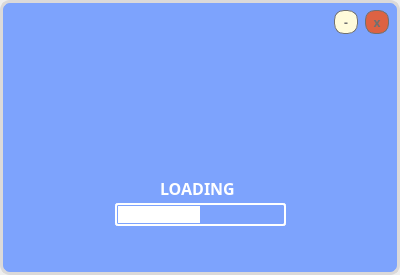
<?xml version="1.0" encoding="UTF-8"?>
<ui version="4.0">
 <class>LoadingWindow</class>
 <widget class="QWidget" name="LoadingWindow">
  <property name="geometry">
   <rect>
    <x>0</x>
    <y>0</y>
    <width>400</width>
    <height>275</height>
   </rect>
  </property>
  <property name="windowTitle">
   <string>Form</string>
  </property>
  <widget class="QProgressBar" name="progressBar">
   <property name="geometry">
    <rect>
     <x>115</x>
     <y>203</y>
     <width>171</width>
     <height>23</height>
    </rect>
   </property>
   <property name="font">
    <font>
     <family>Poppins</family>
     <weight>75</weight>
     <bold>true</bold>
    </font>
   </property>
   <property name="styleSheet">
    <string notr="true">QProgressBar:horizontal {
border: 2px solid #FFFFFF;
border-radius: 3px;
background: #7DA3FD;
padding: 1px;
text-align: center;
}
QProgressBar::chunk:horizontal {
background: #FFFFFF;
}</string>
   </property>
   <property name="maximum">
    <number>0</number>
   </property>
   <property name="value">
    <number>-1</number>
   </property>
   <property name="textVisible">
    <bool>true</bool>
   </property>
   <property name="invertedAppearance">
    <bool>false</bool>
   </property>
  </widget>
  <widget class="QLabel" name="background">
   <property name="geometry">
    <rect>
     <x>0</x>
     <y>0</y>
     <width>400</width>
     <height>275</height>
    </rect>
   </property>
   <property name="styleSheet">
    <string notr="true">QLabel#background{
border-radius: 10px;
background: #7DA3FD;
border: 3px solid;
border-color: #DBD9D9;

}

</string>
   </property>
   <property name="text">
    <string/>
   </property>
  </widget>
  <widget class="QPushButton" name="close_bu">
   <property name="geometry">
    <rect>
     <x>365</x>
     <y>10</y>
     <width>24</width>
     <height>24</height>
    </rect>
   </property>
   <property name="font">
    <font>
     <family>Poppins</family>
     <weight>75</weight>
     <bold>true</bold>
    </font>
   </property>
   <property name="styleSheet">
    <string notr="true">QPushButton{
border: 1px solid #707070;
border-radius: 10px;
background:#DD6243;
color: #707070;
}
QPushButton:hover{
border: 1px solid #E8907A;
border-radius: 10px;
background:#E8907A;
color: #FFFBDB;
}</string>
   </property>
   <property name="text">
    <string>x</string>
   </property>
  </widget>
  <widget class="QPushButton" name="minimize_bu">
   <property name="geometry">
    <rect>
     <x>334</x>
     <y>10</y>
     <width>24</width>
     <height>24</height>
    </rect>
   </property>
   <property name="font">
    <font>
     <family>Poppins</family>
     <weight>75</weight>
     <bold>true</bold>
    </font>
   </property>
   <property name="styleSheet">
    <string notr="true">QPushButton{
border: 1px solid #707070;
border-radius: 10px;
background:#FFFBDB;
color: #707070;
}
QPushButton:hover{
border: 1px solid #535249;
border-radius: 10px;
background:#535249;
color: #FFFBDB;
}</string>
   </property>
   <property name="text">
    <string>-</string>
   </property>
  </widget>
  <widget class="QLabel" name="label">
   <property name="geometry">
    <rect>
     <x>160</x>
     <y>180</y>
     <width>81</width>
     <height>16</height>
    </rect>
   </property>
   <property name="font">
    <font>
     <family>Poppins</family>
     <pointsize>12</pointsize>
     <weight>75</weight>
     <bold>true</bold>
    </font>
   </property>
   <property name="styleSheet">
    <string notr="true">QLabel{
color:#FFFFFF;
}</string>
   </property>
   <property name="text">
    <string>LOADING</string>
   </property>
  </widget>
  <zorder>background</zorder>
  <zorder>close_bu</zorder>
  <zorder>minimize_bu</zorder>
  <zorder>progressBar</zorder>
  <zorder>label</zorder>
 </widget>
 <resources/>
 <connections/>
</ui>
